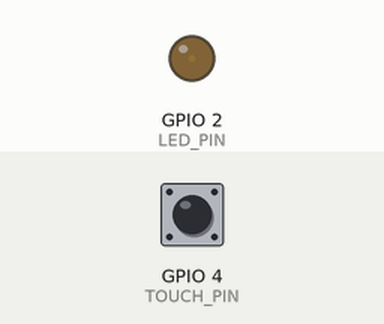
Simulated run of this sketch. Board: ESP32. Shown: output pins drawn as LEDs (lit = HIGH). Inputs (shaded band) come from the test bench; at power-on: GPIO 4 (TOUCH_PIN) HIGH. What the sketch prints to the serial monitor is not drawn.

Above: at 1.05 s.
At 3.3 s:
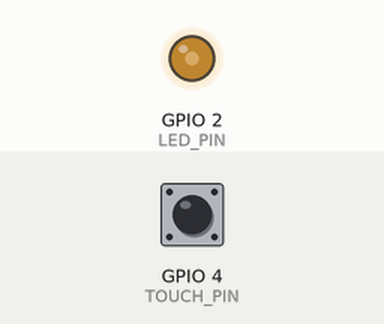
At 5.6 s:
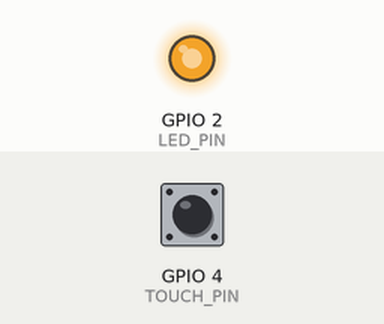
At 10.2 s:
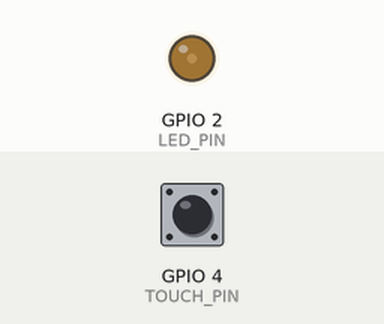
Timing chart, 0 to 14.3 s (numbered marks = the images above):
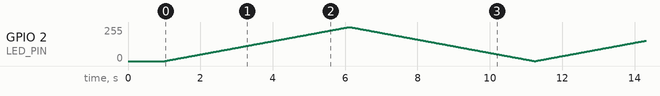

The sketch:

ex05.ino
```cpp
// ex05 多档位呼吸灯（灵敏不卡顿，和你ex04手感一致）
#define TOUCH_PIN 4

#define LED_PIN 2
#define EXT_ISR_MODE 0

int threshold = 800;
int touchValue;
int speedGear = 1;

int lastTouch = 0;

void setup() {
  Serial.begin(115200);
  delay(1000);
  pinMode(LED_PIN, OUTPUT);
  touchValue = touchRead(TOUCH_PIN);
  lastTouch = (touchValue < threshold) ? 1 : 0;
}

void loop() {
  touchValue = touchRead(TOUCH_PIN);
  Serial.print("Touch Value: ");
  Serial.println(touchValue);
  int currentTouch = (touchValue < threshold) ? 1 : 0;

  // 触摸瞬间切换档位
  if (lastTouch == 0 && currentTouch == 1) {
    speedGear += 1;
    if (speedGear > 3) speedGear = 1;
    Serial.print("切换档位：");
    Serial.println(speedGear);
  }
  lastTouch = currentTouch;

  int step, delayTime;
  switch (speedGear) {
    case 1: step = 1;  delayTime = 20; break;
    case 2: step = 3;  delayTime = 10; break;
    case 3: step = 6;  delayTime = 3;  break;
  }

  // 渐亮
  for (int val = 0; val <= 255; val += step) {
    analogWrite(LED_PIN, val);
    delay(delayTime);
  }
  // 渐暗
  for (int val = 255; val >= 0; val -= step) {
    analogWrite(LED_PIN, val);
    delay(delayTime);
  }
}
```
